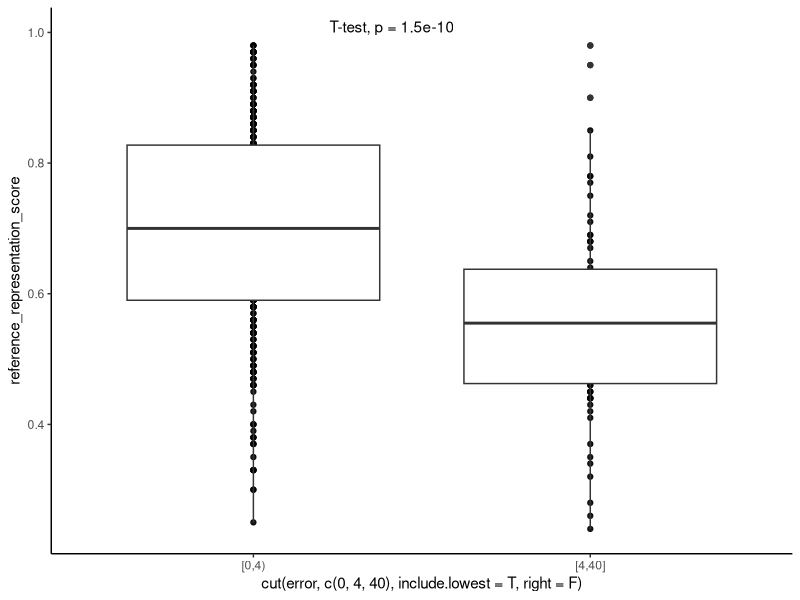
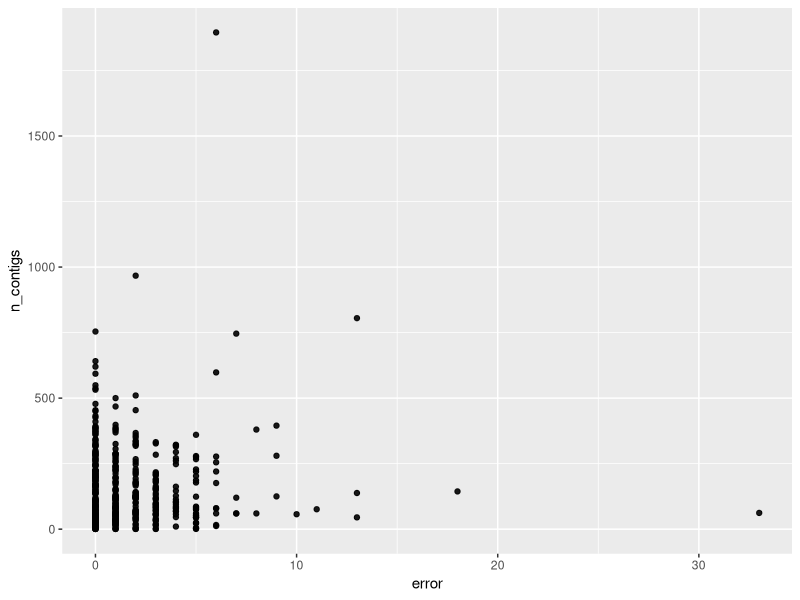

Source code (R) for these figures, in order: (Note: this script raises an error after producing the figures.)


require(ggplot2); require(scales); require(reshape2); 
#install.packages("dplyr")
require(dplyr)
#require(Hmisc)
library("readxl")
library(RColorBrewer)
library("ggsci")
#install.packages("ggrepel")
library("ggrepel")
library(ggpubr)
library(rstatix)



setwd(dirname(rstudioapi::getActiveDocumentContext()$path))
#setwd('/Users/admin/Documents/support')
getwd()


library(RColorBrewer)
my_palette = c(brewer.pal(9, "RdBu")[c(1,2, 3, 7, 9)])
my_palette_lst =as.list(strsplit(my_palette, " "))


my_set1 = c(brewer.pal(9, "Set1"))
my_set1_lst =as.list(strsplit(my_set1, " "))


#pl_per_quality=read.csv('/Users/nora/Documents/ml_metagenomics/paper_fig1/kmer_combined_with_quality.txt',sep=" ",header=TRUE)
#pl_per_quality=read.csv('/Users/nora/Documents/ml_metagenomics/depp_queries/kmer_combined_with_quality_v2.txt',sep=" ",header=TRUE)
pl_per_quality=read.csv('kmer_combined_with_quality_v2.txt',sep=" ",header=TRUE)
ncol(pl_per_quality)
nrow(pl_per_quality)

colnames(pl_per_quality)


ggplot(aes(x=cut(error,c(0,4,40),include.lowest =T,right = F), y=reference_representation_score),
       data=pl_per_quality)+
  geom_point(alpha = 0.9)+
  geom_boxplot()+
  theme_classic()+
  stat_compare_means(method = "t.test", label.x = 1.3, label.y = 1)
  #stat_compare_means(method = "anova")


ggplot(aes(x=error, y=n_contigs),
       data=pl_per_quality)+
  geom_point(alpha = 0.9)
  
  stat_summary()+
  stat_summary(geom="line",color="blue",aes(group="1"))+
  stat_summary(geom="crossbar",fun.data = function(x) median_hilow_(x,ci=0.8))+
  theme_classic()+
  #scale_x_discrete(name="Contig length (KB)", label = c("(40-80]", "(80-160]", "(160-320]", "(320-640]", "(640-1280]", "(1280-2560]", bquote( '(2560-'  *10^4* ']' )))  +
  scale_x_discrete(name="Contig length (KB)", label = c("(20-40]","(40-80]", "(80-160]", "(160-320]", "(320-640]", "(640-1280]", "(1280-2560]", "(2560-10000]"))  +
  ylab("Placement error")+
  theme(axis.text.x = element_text(angle = 10, vjust = 0.7, hjust=0.5))
  
#label = c("(40-80]", "(80-160]", "(160-320]", "(320-640]", "(640-1280]", "(1280-2560]", "(2560-10000]" ) )  
#bquote('2560-'(10^4))
#bquote( '(2560-'  *10^4* ']' )

  #coord_cartesian(ylim=c(0,8))
  #data=pl_err)+
  #geom_plot(alpha=0.6)+
  #geom_point(alpha = 0.9, size = 0.5)+
  #stat_smooth(se=F)
  #geom_bar(position = "dodge",stat = "summary",fun = "mean")+
  #geom_boxplot(alpha=0.6)+
  stat_summary(aes(fill=
                     ifelse(cond =="true","Hypothetical",ifelse(cond == "combined","Default","Explore"))),geom="bar",color="black")+
  stat_summary()+
  scale_fill_brewer(name="")+
  #geom_point()+
  #geom_errorbar(stat="summary")+
  #geom_line() +
  #stat_summary(fun.y = "median", geom = "point", size = 3)+
  #geom_boxplot(outlier.shape = NA) +
  #geom_abline(color="red")+
  #theme_classic()+
  #scale_fill_discrete(name="Condition") +
  theme_bw()+
  xlab("Condition")+
  ylab("Placement error")+
  scale_x_discrete(labels = c("Shorter\nkmer", "Extra\nlayer", "Global",
                              #  "Global", 
                              "Local", "Default\n(combined)", "True\nclade"),
                   name="")+
  theme(axis.text.x = element_text(angle = 10, vjust = 0.7, hjust=0.5),
        legend.position = c(.67,.9),legend.direction = "horizontal")
#theme(axis.line = element_line(colour = "black"),
#      panel.grid.major = element_blank(),
#      panel.grid.minor = element_blank(),
#      panel.border = element_blank(),
#      panel.background = element_blank()) 

#ggsave("wol_dev_queries_pl_perquery.pdf",width=5,height = 4)









#pl_per_pl_per_closest_dist=read.csv('/Users/nora/Documents/ml_metagenomics/paper_fig1/kmer_combined_with_closest_dist.txt',sep=" ",header=TRUE)
#pl_per_pl_per_closest_dist=read.csv('/Users/nora/Documents/ml_metagenomics/depp_queries/kmer_combined_with_closest_dist_v2.txt',sep=" ",header=TRUE)
pl_per_pl_per_closest_dist=read.csv('kmer_combined_with_closest_dist_v2.txt',sep=" ",header=TRUE)
head(pl_per_pl_per_closest_dist)

colnames(pl_per_pl_per_closest_dist)
nrow(pl_per_pl_per_closest_dist)

#pl_per_pl_per_closest_dist_depp=read.csv('/Users/nora/Documents/ml_metagenomics/depp_queries/pl_results_wol_extended_queries_depp_16s_v2.txt',sep=" ",header=TRUE)
pl_per_pl_per_closest_dist_depp=read.csv('pl_results_wol_extended_queries_depp_16s_v2.txt',sep=" ",header=TRUE)
head(pl_per_pl_per_closest_dist_depp)
nrow(pl_per_pl_per_closest_dist_depp)
unique(pl_per_pl_per_closest_dist_depp$cond)

subset_depp <-pl_per_pl_per_closest_dist_depp[pl_per_pl_per_closest_dist_depp$cond %in% c("depp"),]
subset_depp16s <-pl_per_pl_per_closest_dist_depp[pl_per_pl_per_closest_dist_depp$cond %in% c("depp_16s"),]
nrow(subset_depp)

part_depp = merge(x =subset_depp, y=pl_per_pl_per_closest_dist[,c("genome", "neighbor","dist")], by="genome")
part_depp16s = merge(x =subset_depp16s, y=pl_per_pl_per_closest_dist[,c("genome", "neighbor","dist")], by="genome")
part_kf2d = pl_per_pl_per_closest_dist[pl_per_pl_per_closest_dist$genome %in% as.list(part_depp$genome), ]
part_kf2d <- as.data.frame(append(part_kf2d, list(cond = 'kf2d'), after = 4))
head(part_kf2d)

nrow(part_kf2d)

pl_vs_dist_ALL_cond = rbind(part_depp, part_depp16s, part_kf2d)
head(pl_vs_dist_ALL_cond)

summary(aov(dist~pl_error,data=pl_per_pl_per_closest_dist))
cor.test(pl_per_pl_per_closest_dist$dist,pl_per_pl_per_closest_dist$pl_error,method="pearson")

mean(as.data.frame(pl_per_pl_per_closest_dist[pl_per_pl_per_closest_dist$pl_error <=1,])[,"dist"])/100

nrow(pl_per_pl_per_closest_dist[pl_per_pl_per_closest_dist$pl_error <=1,])/nrow(pl_per_pl_per_closest_dist)


nrow(pl_per_pl_per_closest_dist[pl_per_pl_per_closest_dist$pl_error >=7 & pl_per_pl_per_closest_dist$dist <=14.86926,])/nrow(pl_per_pl_per_closest_dist)*100



ggplot(aes(x=cut(pl_error,c(0,1,4,6,40),include.lowest =T,right = T), y=dist/100),
       data=pl_per_pl_per_closest_dist)+
  #geom_point(alpha = 0.9)+
  #geom_boxplot()+
  geom_violin(draw_quantiles = c(0.25,0.5,0.75))+
  stat_summary(color="blue")+
  theme_classic()+
  #stat_compare_means(method = "t.test", label.x = 1.3, label.y = 160)
  #stat_compare_means(method = "anova")+
  xlab("Placement error")+
  ylab("Distance to the closest species")+
  annotate(x=3.0,y=1.70,label=bquote('p-value < 2.2*'*10^{"-16"}*', Pearson correlation 0.39'), geom="text")

#expression(paste("p-value = 1.213* ", 10^{-14}))
expression(paste("p-value = 2.2* ", 10^{-16}))
getwd()

#ggsave("wol_dev_queries_closest_dist.pdf",width=5,height = 4)
ggsave("wol_dev_queries_closest_dist_corr.pdf",width=4.8,height = 4)




cor.test(part_depp$dist,part_depp$pl_error,method="pearson")
cor.test(part_depp16s$dist,part_depp16s$pl_error,method="pearson")
cor.test(part_kf2d$dist,part_kf2d$pl_error,method="pearson")

pl_vs_dist_ALL_cond$cond <- factor(pl_vs_dist_ALL_cond$cond, levels = c('kf2d', 'depp', 'depp_16s'))
tail(pl_vs_dist_ALL_cond)

ggplot(aes(x=cut(pl_error,c(0,1,4,6,40),include.lowest =T,right = T), y=dist/100, color = cond),
       data=pl_vs_dist_ALL_cond)+
  #geom_point(alpha = 0.9)+
  #geom_boxplot()+
  #geom_pointrange(aes(ymin=dist/100-sd, ymax=dist/100+sd), position = position_dodge(width = 0.3))+
  geom_violin(draw_quantiles = c(0.25,0.5,0.75))+
  stat_summary(position = position_dodge(width = 0.9))+
  theme_classic()+
  scale_color_brewer(name = "", palette = "Dark2")+
  #facet_wrap(.~cond, scales = 'free' )
  #stat_compare_means(method = "t.test", label.x = 1.3, label.y = 160)
  #stat_compare_means(method = "anova")+
  xlab("Placement error")+
  ylab("Distance to closest species")+
  annotate(x=3.0,y=1.70,label=bquote('p-value < 2.2*'*10^{"-16"}*', Pearson correlation 0.37'), geom="text")

ggsave("wol_dev_queries_closest_dist_all_cond.pdf",width=6.2,height = 4)
  

nrow(pl_vs_dist_ALL_cond)/128
unique(pl_vs_dist_ALL_cond$cond)

kf_subset = pl_vs_dist_ALL_cond[pl_vs_dist_ALL_cond$cond=='kf2d',]
nrow(kf_subset)
nrow(kf_subset[kf_subset$pl_error <2 & kf_subset$dist <=20,])/nrow(kf_subset)
nrow(kf_subset[kf_subset$pl_error >=7 & kf_subset$dist <=20,])/nrow(kf_subset)
kf_subset[kf_subset$pl_error <2 ,]
nrow(pl_per_pl_per_closest_dist[pl_per_pl_per_closest_dist$pl_error <2 & pl_per_pl_per_closest_dist$dist <=20,])/nrow(pl_per_pl_per_closest_dist)
nrow(pl_per_pl_per_closest_dist[pl_per_pl_per_closest_dist$pl_error >=7 & pl_per_pl_per_closest_dist$dist <=20,])/nrow(pl_per_pl_per_closest_dist)



ggplot(aes(y=pl_error, x=cut(dist/100,c(0,0.05,0.2,0.4,1.6)), color = cond),
       data=pl_vs_dist_ALL_cond)+
  #geom_point(alpha = 0.9)+
  #geom_boxplot()+
  #geom_pointrange(aes(ymin=dist/100-sd, ymax=dist/100+sd), position = position_dodge(width = 0.3))+
  #geom_violin(draw_quantiles = c(0.25,0.5,0.75))+
  stat_summary(position = position_dodge(width = 0.1))+
  theme_classic()+
  scale_color_brewer(name = "", palette = "Dark2", labels = c("kf2vec", "DEPP_381", "DEPP_16S"))+
  #facet_wrap(.~cond, scales = 'free' )
  #stat_compare_means(method = "t.test", label.x = 1.3, label.y = 160)
  #stat_compare_means(method = "anova")+
  ylab("Placement error")+
  xlab("Distance to the closest species")+
  theme(legend.position = c(0.15,0.9), legend.margin=margin(0,0,0,0),
        #axis.text.x = element_text(size = 8)
  )
ggsave("wol_dev_queries_closest_dist_all_pointrange.pdf",width=4.8,height = 4)

getwd()
  #annotate(x=3.0,y=1.70,label=bquote('p-value < 2.2*'*10^{"-16"}*', Pearson correlation 0.37'), geom="text")

  #unique(pl_vs_dist_ALL_cond$cond)
  
  
  pl_vs_dist_ALL_cond$cond <- factor(pl_vs_dist_ALL_cond$cond, levels = c('kf2d', 'depp', 'depp_16s'))
  
 
 ggplot(aes(x=pl_error, shape=cut(dist/100,c(0,0.05,0.2,0.4,1.6)), color = cond),
         data=pl_vs_dist_ALL_cond)+
    #geom_point(alpha = 0.9)+
    #geom_boxplot()+
    #geom_pointrange(aes(ymin=dist/100-sd, ymax=dist/100+sd), position = position_dodge(width = 0.3))+
    #geom_violin(draw_quantiles = c(0.25,0.5,0.75))+
    stat_ecdf()+
    theme_classic()+
    scale_color_brewer(name = "", palette = "Dark2", labels = c("kf2vec", "DEPP_381", "DEPP_16S"))+
    facet_wrap(.~cut(dist/100,c(0,0.05,0.2,0.4,1.6)) ,nrow=2)+
    #stat_compare_means(method = "t.test", label.x = 1.3, label.y = 160)
    #stat_compare_means(method = "anova")+
    xlab("Placement error")+
    #scale_x_discrete(name="Placement error", label = c("kf2d", "DEPP_381", "DEPP_16S"))  +
    ylab("ECDF")+
    theme(legend.position = c(0.9,0.18), legend.margin=margin(0,0,0,0),)
          #axis.text.x = element_text(size = 8)
    
    #theme(legend.position = "none")

  ggsave("wol_dev_queries_closest_dist_ALL_COND.pdf",width=6.2,height = 4)

  getwd()
#expression(paste("p-value = 1.213* ", 10^{-14}))
expression(paste("p-value = 2.2* ", 10^{-16}))
getwd()

#ggsave("wol_dev_queries_closest_dist.pdf",width=5,height = 4)
#ggsave("wol_dev_queries_closest_dist_ALL_COND.pdf",width=4.8,height = 4)







bx1
g1 = pl_per_pl_per_closest_dist[pl_per_pl_per_closest_dist$pl_error < 6,]
g2 = pl_per_pl_per_closest_dist[pl_per_pl_per_closest_dist$pl_error >= 6,]

g2$dist
my_test <- t.test(g1$dist, g2$dist)
my_test$p.value

stat.test <- t_test(g1$dist ~ g2$dist) %>%
  add_significance()

#stat.test %>% add_xy_position(x = "Ortamlar")
#stat.test <- stat.test %>% mutate(y.position=5.15)

bx1+stat_pvalue_manual(my_test$p.value, label = "p = {p}")



nrow(df)





##########################################################################
library(dplyr)

head(pl_per_quality)
colnames(pl_per_pl_per_closest_dist)

nrow(pl_per_pl_per_closest_dist)

colnames(pl_per_quality)
ncol(pl_per_quality)

pl_per_quality_num <- pl_per_quality %>%
  type.convert(as.is = TRUE) %>%
  select(where(is.numeric))

ncol(pl_per_quality_num)

g1 = pl_per_quality_num[pl_per_quality_num$error < 5,]
g2 = pl_per_quality_num[pl_per_quality_num$error >= 5,]

nrow(g1)
nrow(g2)

colnames(g1)




#provide column names
df <- data.frame(matrix(ncol = 2, nrow = 0))
colnames(df) <- c('var', 'p_val')
count = 0

for(i in 4:ncol(g1)) {       # for-loop over columns
  
  
  data1 <- g1[ , i]
  data2 <- g2[ , i]
  
  
  
  #if (unique(data1)!= unique(data2)){
  if  (! setequal(data1, data2)){
    my_test <- t.test(data1, data2)}
  
    if (my_test$p.value < 1)
      {
      print(colnames(g1[i]))
      print(my_test$p.value)
      count=count +1
      
      df[nrow(df) + 1,] = c(colnames(g1[i]), my_test$p.value)
      }
}
df$p_val =p.adjust(as.numeric(df$p_val))


sum(p.adjust(df$p_val)<0.05)

df['var'][df['var'] == 'n_genes_called'] <- 'Number of genes called'
df['var'][df['var'] == 'n_genes_mapped'] <- 'Number of genes mapped'
df['var'][df['var'] == 'n_contigs'] <- 'Number of contigs with mapped genes'
df['var'][df['var'] == 'proportion_genes_retained_in_major_clades'] <- 'Proportion of genes retained in major clades'
df['var'][df['var'] == 'genes_retained_index'] <- 'Genes retained index'
df['var'][df['var'] == 'clade_separation_score'] <- 'Clade separation score'
df['var'][df['var'] == 'contamination_portion'] <- 'Contamination portion'
df['var'][df['var'] == 'n_effective_surplus_clades'] <- 'Number of effective surplus clades'
df['var'][df['var'] == 'mean_hit_identity'] <- 'Mean hit identity'
df['var'][df['var'] == 'reference_representation_score'] <- 'Reference representation score'


df['var'][df['var'] == 'X..genomes'] <- 'Count of genomes'
df['var'][df['var'] == 'X..markers'] <- 'Count of markers'
df['var'][df['var'] == 'X..marker.sets'] <- 'Count of marker sets'
df['var'][df['var'] == 'Strain.heterogeneity'] <- 'Strain heterogeneity'
df['var'][df['var'] == 'Genome.size..bp.'] <- 'Genome size'
df['var'][df['var'] == 'X..ambiguous.bases'] <- 'Count of ambiguous bases'
df['var'][df['var'] == 'X..scaffolds'] <- 'Count of scaffolds'
df['var'][df['var'] == 'X..contigs_x'] <- 'Count of contigs'
df['var'][df['var'] == 'N50..scaffolds.'] <- 'N50 (scaffolds)'
df['var'][df['var'] == 'N50..contigs.'] <- 'N50 (contigs)'
df['var'][df['var'] == 'Mean.scaffold.length..bp.'] <- 'Mean scaffold length'
df['var'][df['var'] == 'Mean.contig.length..bp.'] <- 'Mean contig length'
df['var'][df['var'] == 'Longest.scaffold..bp.'] <- 'Longest scaffold'
df['var'][df['var'] == 'Longest.contig..bp.'] <- 'Longest contig'
df['var'][df['var'] == 'GC.std..scaffolds...1kbp.'] <- 'GC for scaffolds above 1kbp'
df['var'][df['var'] == 'Coding.density'] <- 'Coding density'
df['var'][df['var'] == 'Translation.table'] <- 'Translation table'
df['var'][df['var'] == 'X..predicted.genes'] <- 'Count of predicted genes'
df['var'][df['var'] == 'X0'] <- 'qa0'
df['var'][df['var'] == 'X1'] <- 'qa1'
df['var'][df['var'] == 'X2'] <- 'qa2'
df['var'][df['var'] == 'X3'] <- 'qa3'
df['var'][df['var'] == 'X4'] <- 'qa4'
df['var'][df['var'] == 'X5.'] <- 'qa5+'


df['var'][df['var'] == 'X..contigs.....0.bp.'] <- 'Number of contigs of 0 bp or longer'
df['var'][df['var'] == 'X..contigs.....1000.bp.'] <- 'Number of contigs of 1000 bp or longer'
df['var'][df['var'] == 'X..contigs.....5000.bp.'] <- 'Number of contigs of 5000 bp or longer'
df['var'][df['var'] == 'X..contigs.....10000.bp.'] <- 'Number of contigs of 10000 bp or longer'
df['var'][df['var'] == 'X..contigs.....25000.bp.'] <- 'Number of contigs of 25000 bp or longer'
df['var'][df['var'] == 'X..contigs.....50000.bp.'] <- 'Number of contigs of 50000 bp or longer'

df['var'][df['var'] == 'Total.length.....0.bp.'] <- 'Total length at 0 bp or above'
df['var'][df['var'] == 'Total.length.....1000.bp.'] <- 'Total length at 1000 bp or above'
df['var'][df['var'] == 'Total.length.....5000.bp.'] <- 'Total length at 5000 bp or above'
df['var'][df['var'] == 'Total.length.....10000.bp.'] <- 'Total length at 10000 bp or above'
df['var'][df['var'] == 'Total.length.....25000.bp.'] <- 'Total length at 25000 bp or above'
df['var'][df['var'] == 'Total.length.....50000.bp.'] <- 'Total length at 50000 bp or above'

df['var'][df['var'] == 'X..contigs_y'] <- 'Count of contigs in assembly'
df['var'][df['var'] == 'Largest.contig'] <- 'Largest contig in assembly'
df['var'][df['var'] == 'Total.length'] <- 'Total length of assembly'
df['var'][df['var'] == 'GC....'] <- 'G and C in assembly (%)'
df['var'][df['var'] == 'X..N.s.per.100.kbp'] <- 'Count of N per 100kbp'
df['var'][df['var'] == 'dist'] <- 'Distance to closest species'

nrow(df[df$p_val<=0.05,])

ggplot(aes(y=reorder(var, p_val), x=p_val,shape=p_val<0.05),
       data=df[df$p_val<1,])+
  geom_point(alpha = 0.9)+
  scale_shape_manual(guide="none",values=c(1,16))+
  geom_vline(xintercept = 0.05,color="red",linetype=3)+
  #geom_boxplot()
  theme_classic()+
  #theme(axis.text.x = element_text(angle = 0, vjust = 0.8, hjust=0.5))
  theme(axis.title.y = element_blank(), axis.text.y = element_text(size = 8))+
  xlab("p value")
        #legend.position = c(.82,.88),legend.direction = "vertical", legend.margin=margin(t = -0.5, unit='cm'))
ggsave("quality_per_genome_main.pdf",width=5,height = 4)


ggplot(aes(y=reorder(var, p_val), x=p_val,shape=p_val<0.05),
       data=df[df$p_val<2,])+
  geom_point(alpha = 0.9)+
  scale_shape_manual(guide="none",values=c(1,16))+
  geom_vline(xintercept = 0.05,color="red",linetype=3)+
  #geom_boxplot()
  theme_classic()+
  #theme(axis.text.x = element_text(angle = 0, vjust = 0.8, hjust=0.5))
  theme(axis.title.y = element_blank(), axis.text.y = element_text(size = 7))+
  xlab("p value")
#legend.position = c(.82,.88),legend.direction = "vertical", legend.margin=margin(t = -0.5, unit='cm'))
ggsave("quality_per_genome_main_sup.pdf",width=5,height = 6)

getwd()

count

df$var

##########################################################################
# FROM HERE

#EXTENDED QUERIES MULTIPLE GENES

#pl_err2=read.csv('/Users/nora/Documents/ml_metagenomics/paper_fig1/pl_results_wol_extended_queries_depp_multgen.txt',sep=" ",header=TRUE)
#pl_err2=read.csv('/Users/nora/Documents/ml_metagenomics/depp_queries/pl_results_wol_extended_queries_depp_multgen_v2.txt',sep=" ",header=TRUE)
pl_err2=read.csv('pl_results_wol_extended_queries_depp_multgen_v2.txt',sep=" ",header=TRUE)

head(pl_err2)
unique(pl_err2$cond)

pl_err2$cond = factor(pl_err2$cond, 
                      levels=c("Chunked_Claded", "Unchunked_Claded", "Chunked_Uncladed", "Unchunked_Uncladed", "depp","depp_380","depp_256","depp_128","depp_64","depp_32","depp_16","depp_4", "depp_1"  ))

cond_to_plot = "Unchunked_Uncladed"

#pl_err2$cond <- factor(pl_err2$cond, levels=c("6kC", "moreLayers", "main", "global", "local", "combined", "true" ))

ggplot(aes(x=cond, y=pl_error),
       data=pl_err2)+
  #data=pl_err)+
  #geom_plot(alpha=0.6)+
  #geom_bar(position = "dodge",stat = "summary",fun = "mean")+
  #geom_boxplot(alpha=0.6)+
  stat_summary()+
  stat_summary(geom="crossbar",fun.data = function(x) median_hilow_(x,ci=0.8))+
  #geom_point()+
  #geom_errorbar(stat="summary")+
  #geom_line() +
  #stat_summary(fun.y = "median", geom = "point", size = 3)+
  #geom_boxplot(outlier.shape = NA) +
  #geom_abline(color="red")+
  #theme_classic()+
  #scale_fill_discrete(name="Condition") +
  theme_bw()+
  xlab("Condition")+
  ylab("Placement error")+
  #scale_x_discrete(labels = c("Shorter kmer", "Extra layer", "Main", "Global", "Local", "Combined", "True"))+
  theme(axis.text.x = element_text(angle = 30, vjust = 1.1, hjust=1.2))
#theme(axis.line = element_line(colour = "black"),
#      panel.grid.major = element_blank(),
#      panel.grid.minor = element_blank(),
#      panel.border = element_blank(),
#      panel.background = element_blank()) 

ggsave("dev_queries_multiple_conditions_multiple_genes.pdf",width=5,height = 4)


ggplot(aes(x=as.numeric(as.character(sub(".*_","",cond))), y=pl_error),
       data=pl_err2[grepl("depp_",pl_err2$cond), ])+
  #data=pl_err)+
  #geom_plot(alpha=0.6)+
  #geom_bar(position = "dodge",stat = "summary",fun = "mean")+
  #geom_boxplot(alpha=0.6)+
  stat_summary()+
  stat_summary(geom="crossbar",fun.data = function(x) median_hilow_(x,ci=0.8))
#geom_point()+
#geom_errorbar(stat="summary")+
#geom_line() +
#stat_summary(fun.y = "median", geom = "point", size = 3)+
#geom_boxplot(outlier.shape = NA) +
#geom_abline(color="red")+
#theme_classic()+
#scale_fill_discrete(name="Condition") +
theme_bw()+
  xlab("Condition")+
  ylab("Placement error")+
  #scale_x_discrete(labels = c("Shorter kmer", "Extra layer", "Main", "Global", "Local", "Combined", "True"))+
  theme(axis.text.x = element_text(angle = 30, vjust = 1.1, hjust=1.2))


unique(pl_err2$cond)

ggplot(aes(color=cond, x=pl_error),
       data=pl_err2[pl_err2$cond %in% c("depp","depp_1",cond_to_plot), ])+
  stat_ecdf(alpha=0.5,size=1)+
  theme_classic()
#data=pl_err)+
#geom_plot(alpha=0.6)+
#geom_bar(position = "dodge",stat = "summary",fun = "mean")+
#geom_boxplot(alpha=0.6)+


ggplot(aes(fill=cond, x=cut(pl_error,c(0,1,4,6,11,40),include.lowest =TRUE,right = FALSE)),
       data=pl_err2[pl_err2$cond %in% c("depp","depp_1",cond_to_plot), ])+
  geom_bar(position = position_dodge())+
  
  #geom_text(aes(x=2.5+as.numeric(cond)/2,y=100,label=round(`.`,2),color=cond),
  #          data= dcast(cond~.,data=pl_err2[pl_err2$cond %in% c("depp","depp_1",cond_to_plot), ],fun.aggregate = mean,value.var="pl_error"))+
  #
  annotate(x=3.5,y=120,label="Mean error:",geom="text")+
  geom_text(aes(x=3.0, y=100,label=round(`.`,2),color=cond),
            data= dcast(cond~.,data=pl_err2[pl_err2$cond %in% c(cond_to_plot ), ],fun.aggregate = mean,value.var="pl_error"))+
  
  geom_text(aes(x=3.5, y=100,label=round(`.`,2),color=cond),
            data= dcast(cond~.,data=pl_err2[pl_err2$cond %in% c("depp"), ],fun.aggregate = mean,value.var="pl_error"))+
  
  geom_text(aes(x=4.0, y=100,label=round(`.`,2),color=cond),
            data= dcast(cond~.,data=pl_err2[pl_err2$cond %in% c("depp_1") ,],fun.aggregate = mean,value.var="pl_error"))+
  
  
  theme_classic()+
  #scale_fill_manual(name="", values = c("#252525", "#ca0020", "#0571b0" ), 
  #                   labels = c("Simulated", "Corrected", "Uncorrected"))
  #scale_fill_manual(name="", values = c("#2c7bb6", "#fdae61", "#d7191c" ))
  scale_fill_brewer(name = "",palette="Dark2", labels = c("kf2vec", "DEPP_381", "DEPP_1"))+
  scale_color_brewer(name = "",palette="Dark2", labels = c("kf2vec", "DEPP_381", "DEPP_1"))+
  ylab("Count")+
  xlab("Placement error")+
  #theme(axis.title.x = element_blank())+
  theme_classic()+
  theme(legend.position = c(.9,.8), legend.margin=margin(t = -0.5, unit='cm') )

ggsave("kf2d_vs_depp.pdf",width=4.8,height = 4)

getwd()

#geom_point()+
#geom_errorbar(stat="summary")+
#geom_line() +
#stat_summary(fun.y = "median", geom = "point", size = 3)+
#geom_boxplot(outlier.shape = NA) +
#geom_abline(color="red")+
#theme_classic()+
#scale_fill_discrete(name="Condition") +
theme_bw()+
  xlab("Condition")+
  ylab("Placement error")+
  #scale_x_discrete(labels = c("Shorter kmer", "Extra layer", "Main", "Global", "Local", "Combined", "True"))+
  theme(axis.text.x = element_text(angle = 30, vjust = 1.1, hjust=1.2))




##########################################################################
# BEST
# Deft vs Depp 16s queries



#pl_err2=read.csv('/Users/nora/Documents/ml_metagenomics/depp_queries/pl_results_wol_extended_queries_depp_16s_v2.txt',sep=" ",header=TRUE)
pl_err2=read.csv('pl_results_wol_extended_queries_depp_16s_v2.txt',sep=" ",header=TRUE)
pl_err2

cond_to_plot = "Unchunked_Uncladed"


#pl_err2$cond <- factor(pl_err2$cond, levels=c("6kC", "moreLayers", "main", "global", "local", "combined", "true" ))

unique(pl_err2$cond)
#pl_err2$cond <- factor(pl_err2$cond, levels=c("Unchunked_Uncladed", "depp", "depp_16s", "Chunked_Uncladed", "Unchunked_Claded", "Chunked_Claded" ,  ))

pl_err2$cond = factor(pl_err2$cond, 
                      levels=c("Chunked_Claded", "Unchunked_Claded", "Chunked_Uncladed", "Unchunked_Uncladed", "depp","depp_16s"))



ggplot(aes(x=cond, y=pl_error),
       data=pl_err2)+
  #data=pl_err)+
  #geom_plot(alpha=0.6)+
  #geom_bar(position = "dodge",stat = "summary",fun = "mean")+
  #geom_boxplot(alpha=0.6)+
  stat_summary()+
  stat_summary(geom="crossbar",fun.data = function(x) median_hilow_(x,ci=0.8))+
  #geom_point()+
  #geom_errorbar(stat="summary")+
  #geom_line() +
  #stat_summary(fun.y = "median", geom = "point", size = 3)+
  #geom_boxplot(outlier.shape = NA) +
  #geom_abline(color="red")+
  #theme_classic()+
  #scale_fill_discrete(name="Condition") +
  theme_bw()+
  xlab("Condition")+
  ylab("Placement error")+
  #scale_x_discrete(labels = c("Shorter kmer", "Extra layer", "Main", "Global", "Local", "Combined", "True"))+
  theme(axis.text.x = element_text(angle = 30, vjust = 1.1, hjust=1.2))

ggsave("dev_queries_multiple_conditions_16s_genes.pdf",width=5,height = 4)


unique(pl_err2$cond)

#nrow(pl_err2[pl_err2$cond %in% c("combined"), ])
#nrow(pl_err2[pl_err2$cond %in% c("combined") & pl_err2$pl_error >4, ])
#nrow(pl_err2[pl_err2$cond %in% c("combined") & pl_err2$pl_error ==0, ])
nrow(pl_err2[pl_err2$cond %in% c("depp") & pl_err2$pl_error ==0, ])
nrow(pl_err2[pl_err2$cond %in% c("depp_16s") & pl_err2$pl_error ==27, ])

#head(pl_err2[pl_err2$cond %in% c("depp","depp_16s","Unchunked_Uncladed"), ])


unique(pl_err2$cond)

w = pl_err2[pl_err2$cond %in% c(cond_to_plot, "depp","depp_16s"), ]
tail(w)
w1 = w[w$cond =='Unchunked_Uncladed',]
nrow(w1[w1$pl_error>4,])/nrow(w1)
tail(w)
w1[order(w1$pl_error, decreasing = TRUE),]

ggplot(aes(fill=cond, x=cut(pl_error,c(0,1,4, 6,11,40),include.lowest =TRUE, right = FALSE)),
       data=pl_err2[pl_err2$cond %in% c(cond_to_plot, "depp","depp_16s"), ])+
  geom_bar(position = position_dodge())+
  annotate(x=4.0,y=40,label="Mean error:",geom="text")+
  #geom_text(aes(x=2.5+as.numeric(cond)/4, y=33,label=round(`.`,2),color=cond),
  geom_text(aes(x=3.2, y=33,label=round(`.`,2),color=cond),
            data= dcast(cond~.,data=pl_err2[pl_err2$cond %in% c(cond_to_plot ), ],fun.aggregate = mean,value.var="pl_error"))+
  
  geom_text(aes(x=4.0, y=33,label=round(`.`,2),color=cond),
            data= dcast(cond~.,data=pl_err2[pl_err2$cond %in% c("depp"), ],fun.aggregate = mean,value.var="pl_error"))+
  
  geom_text(aes(x=4.7, y=33,label=round(`.`,2),color=cond),
            data= dcast(cond~.,data=pl_err2[pl_err2$cond %in% c("depp_16s") ,],fun.aggregate = mean,value.var="pl_error"))+
  
  theme_classic()+
  #scale_fill_manual(name="", values = c("#252525", "#ca0020", "#0571b0" ), 
  #                   labels = c("Simulated", "Corrected", "Uncorrected"))
  #scale_fill_manual(name="", values = c("#2c7bb6", "#fdae61", "#d7191c" ), labels = c("kf2d", "DEPP_381", "DEPP_16S"))+
  #scale_color_manual(name="", values = c("#2c7bb6", "#fdae61", "#d7191c" ), labels = c("kf2d", "DEPP_381", "DEPP_16S"))+
  scale_fill_brewer(name = "",palette="Dark2", labels = c("kf2vec", "DEPP_381", "DEPP_16S"))+
  scale_color_brewer(name = "",palette="Dark2", labels = c("kf2vec", "DEPP_381", "DEPP_16S"))+
  ylab("Count")+
  xlab("Placement error")+
  #theme(axis.title.x = element_blank())+
  theme_classic()+
  #geom_bar(position = "dodge",stat = "summary",fun = "mean", colour="black", alpha=0.9)+
  theme(legend.position = c(.85,.8), legend.margin=margin(t = -0.5, unit='cm') )

ggsave("kf2d_vs_depp_16s.pdf",width=3.8,height = 4)

getwd()

ggplot(aes(color=cond, x=pl_error),
       data=pl_err2[pl_err2$cond %in% c(cond_to_plot, "depp","depp_16s"), ])+
  stat_ecdf()+
  annotate(x=3.5,y=.40,label="Mean error:",geom="text")+
  #geom_text(aes(x=2.5+as.numeric(cond)/4, y=33,label=round(`.`,2),color=cond),
  geom_text(aes(x=3.0, y=.33,label=round(`.`,2),color=cond),
            data= dcast(cond~.,data=pl_err2[pl_err2$cond %in% c(cond_to_plot ), ],fun.aggregate = mean,value.var="pl_error"))+
  
  geom_text(aes(x=3.5, y=.33,label=round(`.`,2),color=cond),
            data= dcast(cond~.,data=pl_err2[pl_err2$cond %in% c("depp"), ],fun.aggregate = mean,value.var="pl_error"))+
  
  geom_text(aes(x=4.0, y=.33,label=round(`.`,2),color=cond),
            data= dcast(cond~.,data=pl_err2[pl_err2$cond %in% c("depp_16s") ,],fun.aggregate = mean,value.var="pl_error"))+
  
  theme_classic()+
  #scale_fill_manual(name="", values = c("#252525", "#ca0020", "#0571b0" ), 
  #                   labels = c("Simulated", "Corrected", "Uncorrected"))
  #scale_fill_manual(name="", values = c("#2c7bb6", "#fdae61", "#d7191c" ), labels = c("kf2d", "DEPP_381", "DEPP_16S"))+
  #scale_color_manual(name="", values = c("#2c7bb6", "#fdae61", "#d7191c" ), labels = c("kf2d", "DEPP_381", "DEPP_16S"))+
  scale_fill_brewer(name = "",palette="Dark2", labels = c("kf2d", "DEPP_381", "DEPP_16S"))+
  scale_color_brewer(name = "",palette="Dark2", labels = c("kf2d", "DEPP_381", "DEPP_16S"))+
  ylab("Count")+
  xlab("Placement error")+
  #theme(axis.title.x = element_blank())+
  theme_classic()+
  #geom_bar(position = "dodge",stat = "summary",fun = "mean", colour="black", alpha=0.9)+
  theme(legend.position = c(.9,.8), legend.margin=margin(t = -0.5, unit='cm') )

getwd()

# For ppt  
#& pl_err2$pl_error <=1
ggplot(aes(fill=cond, x=cut(pl_error,c(0, 1, 40),include.lowest =TRUE,right = FALSE)),
       data=pl_err2[pl_err2$cond %in% c("depp","depp_16s",cond_to_plot), ])+
  geom_bar(position = position_dodge())+
  annotate(x=1.5,y=90,label="Mean error:",geom="text")+
  geom_text(aes(x=1.0+as.numeric(cond)/4,y=84,label=round(`.`,2),color=cond),
            data= dcast(cond~.,data=pl_err2[pl_err2$cond %in% c("depp","depp_16s","combined"), ],fun.aggregate = mean,value.var="pl_error"))+
  theme_classic()+
  #scale_fill_manual(name="", values = c("#252525", "#ca0020", "#0571b0" ), 
  #                   labels = c("Simulated", "Corrected", "Uncorrected"))
  #scale_fill_manual(name="", values = c("#2c7bb6", "#fdae61", "#d7191c" ), labels = c("kf2d", "DEPP_381", "DEPP_16S"))+
  #scale_color_manual(name="", values = c("#2c7bb6", "#fdae61", "#d7191c" ), labels = c("kf2d", "DEPP_381", "DEPP_16S"))+
  scale_fill_brewer(name = "",palette="Dark2", labels = c("kf2d", "DEPP_381", "DEPP_16S"))+
  scale_color_brewer(name = "",palette="Dark2", labels = c("kf2d", "DEPP_381", "DEPP_16S"))+
  ylab("Count")+
  xlab("Placement error")+
  #theme(axis.title.x = element_blank())+
  theme_classic()+
  theme(legend.position = c(.15,.85), legend.margin=margin(t = -0.5, unit='cm') )


ggsave("kf2d_vs_depp_16s_ppt_v1.pdf",width=5,height = 4)

pl_err2[pl_err2$cond %in% c("depp","depp_16s",cond_to_plot) & (pl_err2$pl_error <=1), ]

ggplot(aes(fill=cond, x=cut(pl_error,c(0, 1, 40),include.lowest =TRUE,right = FALSE)),
       data=pl_err2[pl_err2$cond %in% c("depp","depp_16s",cond_to_plot) & (pl_err2$pl_error <1), ])+
  geom_bar(position = position_dodge())+
  annotate(x=1.0,y=90,label="Mean error:",geom="text")+
  geom_text(aes(x=0.3+as.numeric(cond)/3,y=84,label=round(`.`,2),color=cond),
            data= dcast(cond~.,data=pl_err2[pl_err2$cond %in% c("depp","depp_16s",cond_to_plot), ],fun.aggregate = mean,value.var="pl_error"))+
  theme_classic()+
  #scale_fill_manual(name="", values = c("#252525", "#ca0020", "#0571b0" ), 
  #                   labels = c("Simulated", "Corrected", "Uncorrected"))
  #scale_fill_manual(name="", values = c("#2c7bb6", "#fdae61", "#d7191c" ), labels = c("kf2d", "DEPP_381", "DEPP_16S"))+
  #scale_color_manual(name="", values = c("#2c7bb6", "#fdae61", "#d7191c" ), labels = c("kf2d", "DEPP_381", "DEPP_16S"))+
  scale_fill_brewer(name = "",palette="Dark2", labels = c("kf2d", "DEPP_381", "DEPP_16S"))+
  scale_color_brewer(name = "",palette="Dark2", labels = c("kf2d", "DEPP_381", "DEPP_16S"))+
  ylab("Count")+
  xlab("Placement error")+
  #theme(axis.title.x = element_blank())+
  theme_classic()+
  theme(legend.position = "none", legend.margin=margin(t = -0.5, unit='cm') )+
  annotate(x=0.7,y=30,label=c("kf2d"), geom="text")+
  annotate(x=1.0,y=30,label=c("DEPP_381"), geom="text")+
  annotate(x=1.3,y=30,label=c("DEPP_16s"), geom="text")

ggsave("kf2d_vs_depp_16s_ppt_v2.pdf",width=5,height = 4)

# Get the means from the un-normed data



ggplot(aes(fill=cond, x = cond, y=pl_error ),
       data=pl_err2[pl_err2$cond %in% c("depp","depp_16s",cond_to_plot), ])+
  geom_bar(stat = "summary", fun = "mean", color = "black", position=position_dodge(), alpha = 0.9)+
  #geom_errorbar(stat='summary', width=.2)+
  geom_pointrange(stat='summary', alpha = 0.9)+
  #stat_summary(geom="range",fun.data = function(x) median_hilow_(x,ci=0.8))+
  #annotate(x=1.0,y=90,label="Mean error:",geom="text")+
  #geom_text(aes(x=0.3+as.numeric(cond)/3,y=84,label=round(`.`,2),color=cond),
  #          data= dcast(cond~.,data=pl_err2[pl_err2$cond %in% c("depp","depp_16s","combined"), ],fun.aggregate = mean,value.var="pl_error"))+
  theme_classic()+
  scale_x_discrete(labels = c("kf2d", "DEPP_381", "DEPP_16S"))+
  #scale_fill_manual(name="", values = c("#252525", "#ca0020", "#0571b0" ), 
  #                   labels = c("Simulated", "Corrected", "Uncorrected"))
  #scale_fill_manual(name="", values = c("#2c7bb6", "#fdae61", "#d7191c" ), labels = c("kf2d", "DEPP_381", "DEPP_16S"))+
  #scale_color_manual(name="", values = c("#2c7bb6", "#fdae61", "#d7191c" ), labels = c("kf2d", "DEPP_381", "DEPP_16S"))+
  scale_fill_brewer(name = "",palette="Dark2", labels = c("kf2d", "DEPP_381", "DEPP_16S"))+
  #scale_color_brewer(name = "",palette="Dark2", labels = c("kf2d", "DEPP_381", "DEPP_16S"))+
  ylab("Mean placement error")+
  #xlab("")
  #theme(axis.title.x = element_blank())+
  theme_classic()+
  theme(legend.position = "none", axis.title.x = element_blank(),
        legend.margin=margin(t = -0.5, unit='cm') )


ggsave("kf2d_vs_depp_16s_ppt_v3.pdf",width=4,height = 4)

########################################################################## 
# DEPP RANDOM

# Build plots for variabel number of genes with random selection
#pl_err2=read.csv('/Users/nora/Documents/ml_metagenomics/paper_fig1/pl_results_wol_extended_queries_depp_multgen_random.txt',sep=" ",header=TRUE)
#pl_err2=read.csv('/Users/nora/Documents/ml_metagenomics/depp_queries/pl_results_wol_extended_queries_depp_multgen_random_v2.txt',sep=" ",header=TRUE)
pl_err2=read.csv('pl_results_wol_extended_queries_depp_multgen_random_v2.txt',sep=" ",header=TRUE)

head(pl_err2)
nrow(pl_err2)
unique(pl_err2$cond)

pl_err2$cond = factor(pl_err2$cond, 
                      levels=c("Chunked_Claded", "Unchunked_Claded", "Chunked_Uncladed", "Unchunked_Uncladed", "depp","depp_380","depp_256","depp_128","depp_64","depp_32","depp_16","depp_4", "depp_1"  ))

cond_to_plot = "Unchunked_Uncladed"


#pl_err2$cond <- factor(pl_err2$cond, levels=c("6kC", "moreLayers", "main", "global", "local", "combined", "true" ))

ggplot(aes(x=cond, y=pl_error),
       data=pl_err2)+
  #data=pl_err)+
  #geom_plot(alpha=0.6)+
  #geom_bar(position = "dodge",stat = "summary",fun = "mean")+
  #geom_boxplot(alpha=0.6)+
  stat_summary()+
  stat_summary(geom="crossbar",fun.data = function(x) median_hilow_(x,ci=0.8))+
  #geom_point()+
  #geom_errorbar(stat="summary")+
  #geom_line() +
  #stat_summary(fun.y = "median", geom = "point", size = 3)+
  #geom_boxplot(outlier.shape = NA) +
  #geom_abline(color="red")+
  #theme_classic()+
  #scale_fill_discrete(name="Condition") +
  theme_bw()+
  xlab("Condition")+
  ylab("Placement error")+
  #scale_x_discrete(labels = c("Shorter kmer", "Extra layer", "Main", "Global", "Local", "Combined", "True"))+
  theme(axis.text.x = element_text(angle = 30, vjust = 1.1, hjust=1.2))
#theme(axis.line = element_line(colour = "black"),
#      panel.grid.major = element_blank(),
#      panel.grid.minor = element_blank(),
#      panel.border = element_blank(),
#      panel.background = element_blank()) 

ggsave("dev_queries_multiple_conditions_multiple_genes_random.pdf",width=5,height = 4)


ggplot(aes(x=as.numeric(as.character(sub(".*_","",cond))), y=pl_error),
       data=pl_err2[grepl("depp_",pl_err2$cond), ])+
  #data=pl_err)+
  #geom_plot(alpha=0.6)+
  #geom_bar(position = "dodge",stat = "summary",fun = "mean")+
  #geom_boxplot(alpha=0.6)+
  stat_summary()+
  stat_summary(geom="crossbar",fun.data = function(x) median_hilow_(x,ci=0.8))
#geom_point()+
#geom_errorbar(stat="summary")+
#geom_line() +
#stat_summary(fun.y = "median", geom = "point", size = 3)+
#geom_boxplot(outlier.shape = NA) +
#geom_abline(color="red")+
#theme_classic()+
#scale_fill_discrete(name="Condition") +
theme_bw()+
  xlab("Condition")+
  ylab("Placement error")+
  #scale_x_discrete(labels = c("Shorter kmer", "Extra layer", "Main", "Global", "Local", "Combined", "True"))+
  theme(axis.text.x = element_text(angle = 30, vjust = 1.1, hjust=1.2))


ggplot(aes(color=cond, x=pl_error),
       data=pl_err2[pl_err2$cond %in% c("depp","depp_1",cond_to_plot), ])+
  stat_ecdf(alpha=0.5,size=1)+
  theme_classic()
#data=pl_err)+
#geom_plot(alpha=0.6)+
#geom_bar(position = "dodge",stat = "summary",fun = "mean")+
#geom_boxplot(alpha=0.6)+

unique(pl_err2$cond)
ggplot(aes(fill=cond, x=cut(pl_error,c(0,1,4,6,11,40),include.lowest =TRUE,right = FALSE)),
       data=pl_err2[pl_err2$cond %in% c("depp","depp_1",cond_to_plot), ])+
  geom_bar(position = position_dodge())+
  
  #geom_text(aes(x=2.5+as.numeric(cond)/4,y=100,label=round(`.`,2),color=cond),
  #          data= dcast(cond~.,data=pl_err2[pl_err2$cond %in% c("depp","depp_1",cond_to_plot), ],fun.aggregate = mean,value.var="pl_error"))+
  annotate(x=3.5,y=120,label="Mean error:",geom="text")+
  geom_text(aes(x=3.0, y=100,label=round(`.`,2),color=cond),
            data= dcast(cond~.,data=pl_err2[pl_err2$cond %in% c(cond_to_plot ), ],fun.aggregate = mean,value.var="pl_error"))+
  
  geom_text(aes(x=3.5, y=100,label=round(`.`,2),color=cond),
            data= dcast(cond~.,data=pl_err2[pl_err2$cond %in% c("depp"), ],fun.aggregate = mean,value.var="pl_error"))+
  
  geom_text(aes(x=4.0, y=100,label=round(`.`,2),color=cond),
            data= dcast(cond~.,data=pl_err2[pl_err2$cond %in% c("depp_1") ,],fun.aggregate = mean,value.var="pl_error"))+
  
  theme_classic()+
  #scale_fill_manual(name="", values = c("#252525", "#ca0020", "#0571b0" ), 
  #                   labels = c("Simulated", "Corrected", "Uncorrected"))
  #scale_fill_manual(name="", values = c("#2c7bb6", "#fdae61", "#d7191c" ))
  scale_fill_brewer(name = "",palette="Dark2", labels = c("kf2vec", "DEPP_381", "DEPP_1"))+
  scale_color_brewer(name = "",palette="Dark2", labels = c("kf2vec", "DEPP_381", "DEPP_1"))+
  ylab("Count")+
  xlab("Placement error")+
  #theme(axis.title.x = element_blank())+
  theme_classic()+
  theme(legend.position = c(.9,.8), legend.margin=margin(t = -0.5, unit='cm') )


ggsave("kf2d_vs_depp_random.pdf",width=4.8,height = 4)

getwd()

head(pl_err2[pl_err2$cond %in% c("depp","depp_1",cond_to_plot),])
ggplot(aes(fill=cond, x=cut(pl_error,c(0,1,4,6,11,40),include.lowest =T,right = F)),
       data=pl_err2[pl_err2$cond %in% c("depp","depp_1",cond_to_plot), ])+
  geom_bar(position = position_dodge())+
  theme_classic()+
  #scale_fill_manual(name="", values = c("#252525", "#ca0020", "#0571b0" ), 
  #                   labels = c("Simulated", "Corrected", "Uncorrected"))
  #scale_fill_manual(name="", values = c("#2c7bb6", "#fdae61", "#d7191c" ))
  scale_fill_brewer(name = "",palette="Dark2", labels = c("kf2d", "DEPP_381", "DEPP_1"))+
  ylab("Count")+
  xlab("Placement error")+
  #theme(axis.title.x = element_blank())+
  theme_classic()+
  theme(legend.position = c(.9,.8), legend.margin=margin(t = -0.5, unit='cm') )






##########################################################################  
##########################################################################  
##########################################################################  
##########################################################################  
##########################################################################
